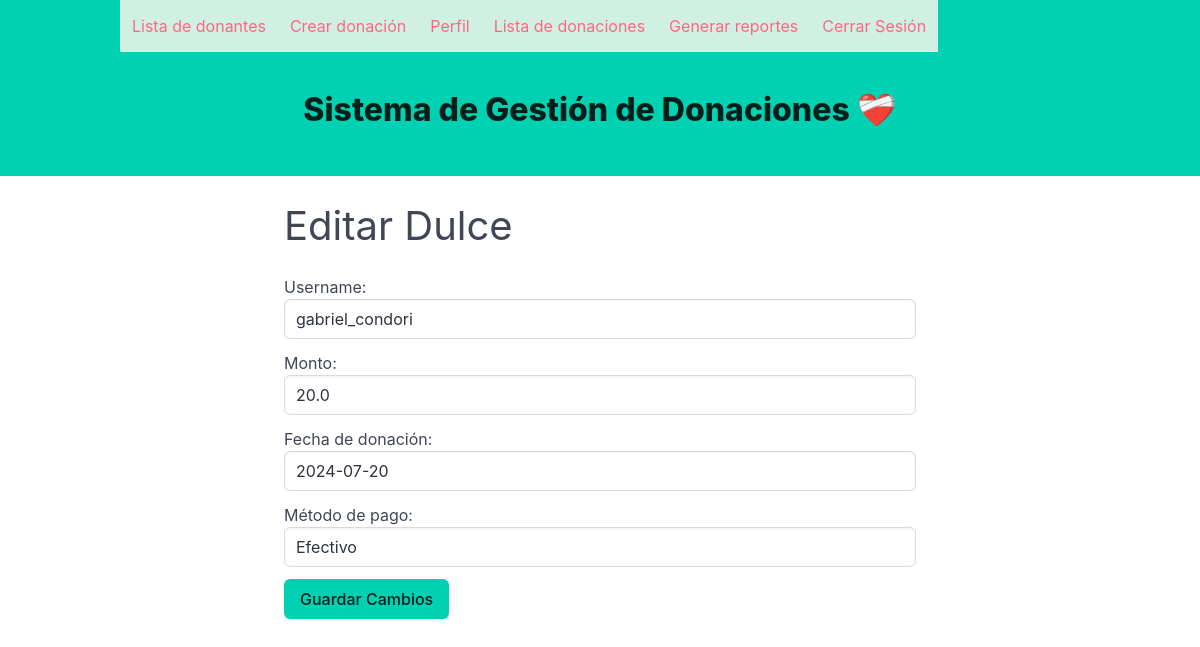
Page /donaciones/8/update (signed in) on the committed database.
### models/donacion_model.py (models this page shows, shortened)
class Donacion(db.Model):
  __tablename__ = 'donaciones'
  id = db.Column(db.Integer, primary_key=True)
  username = db.Column(db.String(100), nullable=False)
  monto = db.Column(db.Float, nullable=False)
  fecha_donacion = db.Column(db.Date, nullable=False)
  metodo_pago = db.Column(db.String(50), nullable=False)
  @staticmethod
  def get_by_id(id):
    return Donacion.query.get(id)

### controllers/donacion_controller.py (the view, shortened to what this page needs)
@donacion_bp.route("/donaciones/<int:id>/update", methods=["GET", "POST"])
@login_required
@role_required("admin")
def update_donacion(id):
  donacion = Donacion.get_by_id(id)
  return donacion_view.update_donacion(donacion)

### models/user_model.py (called while the page is built)
  def has_role(self, role):
    return self.role == role

### run.py (called while the page is built)
@login_manager.user_loader
def load_user(user_id):
    return User.query.get(int(user_id))

### views/donacion_view.py (called while the page is built)
def update_donacion(donacion):
    return render_template(
        "update_donacion.html",
        title="Editar donación",
        donacion=donacion,
        current_user=current_user,
    )

### templates/update_donacion.html
{% extends 'base.html' %}
{% block content %}
<h2 class="subtitle is-2" style="margin-top: 25px ;">Editar Dulce</h2>
<form method="post">
  <div class="field">
    <label for="username">Username:</label>
    <div class="control">
      <input type="text" id="username" name="username" required class="input" value="{{ donacion.username }}">
    </div>
  </div>
  <div class="field">
    <label for="monto">Monto:</label>
    <div class="control">
      <input type="text" id="monto" name="monto" required class="input" value="{{ donacion.monto }}">
    </div>
  </div>
  <div class="field">
    <label for="fecha_donacion">Fecha de donación:</label>
    <div class="control">
      <input type="text" id="fecha_donacion" name="fecha_donacion" required class="input" value="{{ donacion.fecha_donacion }}">
    </div>
  </div>
  <div class="field">
    <label for="metodo_pago">Método de pago:</label>
    <div class="control">
      <input type="text" id="metodo_pago" name="metodo_pago" required class="input" value="{{ donacion.metodo_pago }}">
    </div>
  </div>
  <input type="submit" value="Guardar Cambios" class="button is-primary">
</form>
{% endblock %}

### rows in the picture
Donacion: username "gabriel_condori", monto "20.0", fecha_donacion "2024-07-20", metodo_pago "Efectivo"
